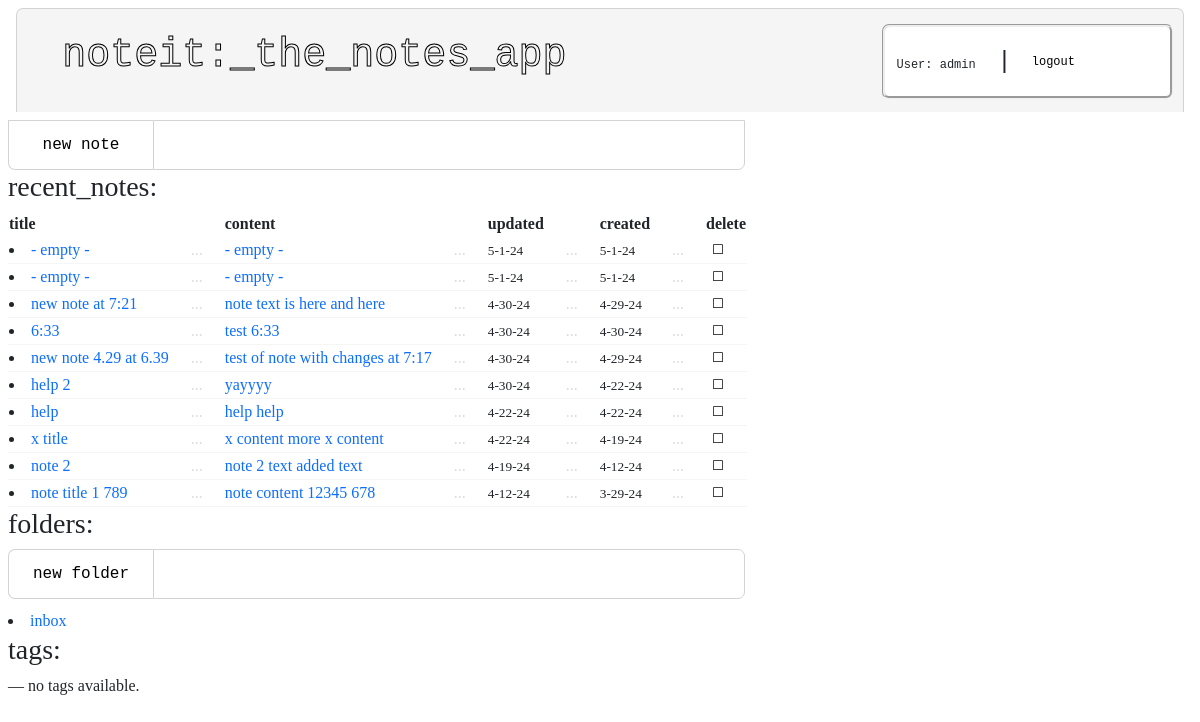
/noteit/notes/ (signed in), run on an earlier commit of the app's database.
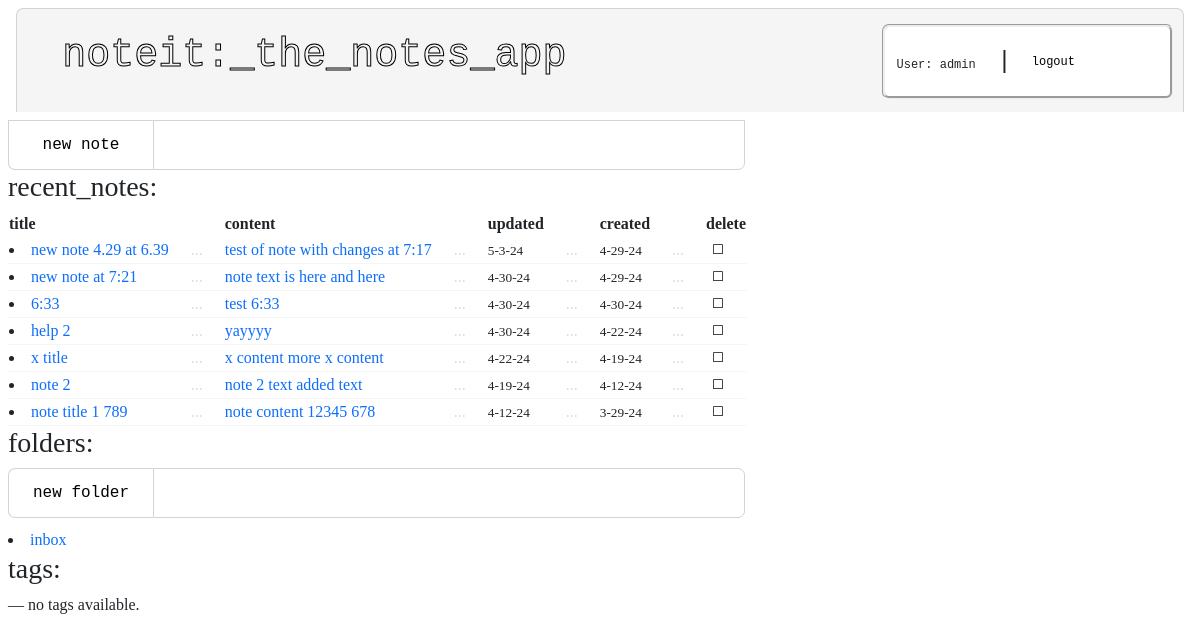
And on a later commit of the database.
### noteit/models.py (models this page shows, shortened)
class Note(models.Model):
    user = models.ForeignKey(User, on_delete=models.CASCADE)
    title = models.CharField(max_length=100, blank=True, null=True, default="")
    content = models.TextField(max_length=10000, blank=True, null=True,
                               default="")
    created_at = models.DateTimeField(auto_now_add=True)
    updated_at = models.DateTimeField(auto_now=True)
    folder = models.ForeignKey(Folder, on_delete=models.SET_NULL,
                               blank=True, null=True)
    tags = models.ManyToManyField(Tag, blank=True)
    slug = models.SlugField(blank=True, null=True)
    objects = NoteManager()

class Folder(models.Model):
    user = models.ForeignKey(User, on_delete=models.CASCADE)
    name = models.CharField(max_length=50)

### noteit/views.py (the view, shortened to what this page needs)
# urls.py: path("notes/", views.IndexView.as_view(), name="index"),
class IndexView(LoginRequiredMixin, generic.ListView):
    print("index runs")
    login_url = "/accounts/login/"
    template_name = "noteit/index.html"
    context_object_name = "latest_note_list"
    def get_queryset(self):
        print("index-get_queryset runs")
        """Return notes that user owns."""
        return Note.objects.filter(user=self.request.user).order_by(
            "-updated_at")[
            :50
        ]
    def get_context_data(self, **kwargs):
        print("index-get_context runs")
        context = super().get_context_data(**kwargs)
        context['folders'] = Folder.objects.filter(user=self.request.user)
        return context

### noteit/templates/noteit/index.html (shortened to what the changed rows need)
{% extends 'noteit/base.html' %}
{% block content %}
    <div class="index-table1">
        {% if latest_note_list %}
            <table class="table1">
                <tr>
                    <th>title</th>
                    <th></th>
                    <th>content</th>
                    <th></th>
                    <th>updated</th>
                    <th></th>
                    <th>created</th>
                    <th></th>
                    <th>delete</th>
                </tr>
            {% for note in latest_note_list %}
                <tr >
                    <th class="row1">
                        <li style="text-align: left;">
                            <a href="{% url 'noteit:results' note.id %}"
                            style="text-decoration: none; font-weight:500;"
                            >{{ note.title | default:" - empty - " }}</a></th>
                    <th class="row1">
                        <li style="list-style: none">
                            <span class="dots1">...</span>
                        </li>
                    </th>
                    <th class="row1" style="list-style: none; text-align: left; font-weight: 200;">
                        <a href="{% url 'noteit:detail' note.id %}"
                        style="text-decoration: none; font-weight:500;"
                        >{{ note.content | default:" - empty - " }}</a>
                    </th>
                    <th class="row1">
                        <li style="list-style: none">
                            <span class="dots1">...</span>
                        </li>
                    </th>
                    <th class="row1">
                        <span style="font-size:smaller; font-weight: 200;"> {{note.updated_at|date:"n-j-y"}}
                        </span>
                    </th>
                    <th class="row1">
                        <li style="list-style: none">
                            <span class="dots1">...</span>
                        </li>
                    </th>
                    <th class="row1">
                        <span style="font-size:smaller; font-weight: 200;"> {{note.created_at|date:"n-j-y"}}
                    </th>
                    <th class="row1">
                        <li style="list-style: none">
                            <span class="dots1">...</span>
                        </li>
                    </th>
                    <th class="row1">
                        <span style="font-size:smaller; font-weight: 200;">
                        <form id="delete-form{{ note.id }}" action="{% url 'noteit:delete_note' pk=note.id %}" method="post">
                            <button type="button" class="delete-btn1">&#9744;</button>
                        </form>
                    </th>
                </tr>
            {% endfor %}
            </table>
            <div>
                {% if folders %}
                    <table class="table1">
                    {% for folder in folders %}
                        <li>
                            <a href="{% url 'noteit:folder_index' folder.name %}" style="text-decoration: none;">{{ folder.name }}</a>
                        </li>
                    {% endfor %}
                    </table>
                {% else %}
                    <ul>
                        <li class="dash1">No folders available.</li>
                    </ul>
                {% endif %}
            </div>
        {% else %}
            <ul>
                <li class="dash1">no notes are available.</li>
            </ul>
        {% endif %}
    </div>
{% endblock %}

What changed in the data, as far as the page shows it:
removed Note: title "- empty -", content "- empty -", updated_at "5-1-24", created_at "5-1-24"
removed Note: title "- empty -", content "- empty -", updated_at "5-1-24", created_at "5-1-24"
no longer on this page (row edited): Note: title "help", content "help help", updated_at "4-22-24", created_at "4-22-24"
changed Note "new note 4.29 at 6.39": updated_at "4-30-24" → "5-3-24"; moves up the list
